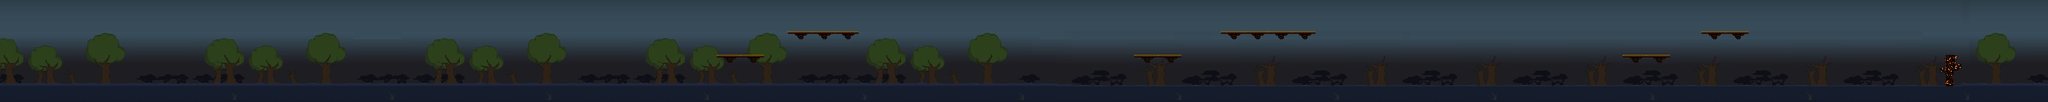

The image is a tile-based game level rendered from a .tmx file. Its description and source (layers, tilesets, objects; grid data summarised) follow:
An orthogonal 260x13 tile map with 16x16 px tiles, 2 tile layers (Background, graphics), 4 tilesets and 39 objects.

<map version="1.8" tiledversion="1.8.4" orientation="orthogonal" renderorder="right-down" width="260" height="13" tilewidth="16" tileheight="16" infinite="0" nextlayerid="12" nextobjectid="56">
 <tileset firstgid="1" source="background.tsx" />
 <tileset firstgid="981" source="AutumnHillsWall1x4_16.tsx" />
 <tileset firstgid="993" source="MovingPlatform_8.tsx" />
 <tileset firstgid="996" source="Ground.tsx" />
 <layer id="1" name="Background" width="260" height="13">
  <data>[3380 cells, 2900 non-empty, 350 distinct tile ids]</data>
 </layer>
 <layer id="2" name="graphics" width="260" height="13">
  <data>[3380 cells, 539 non-empty, 56 distinct tile ids]</data>
 </layer>
 <objectgroup id="3" name="ground">
  <object id="50" x="160" y="176" width="3840" height="32" />
  <object id="52" x="4000" y="144" height="32" />
  <object id="53" x="160" y="144" height="32" />
 </objectgroup>
 <objectgroup id="4" name="enemies">
  <object id="11" x="3744" y="160" width="16" height="16" />
  <object id="12" x="2560" y="48" width="16" height="16" />
  <object id="13" x="2464" y="160" width="16" height="16" />
  <object id="14" x="3200" y="160" width="16" height="16" />
  <object id="15" x="1968" y="160" width="16" height="16" />
  <object id="16" x="688" y="160" width="16" height="16" />
  <object id="17" x="1536" y="160" width="16" height="16" />
 </objectgroup>
 <objectgroup id="5" name="platform">
  <object id="18" x="3456" y="64" width="96" height="16" />
  <object id="19" x="3296" y="112" width="96" height="16" />
  <object id="20" x="2480" y="64" width="192" height="16" />
  <object id="23" x="2304" y="112" width="96" height="16" />
  <object id="24" x="1600" y="64" width="144" height="16" />
  <object id="25" x="1456" y="112" width="96" height="16" />
 </objectgroup>
 <objectgroup id="6" name="finish">
  <object id="26" x="3952" y="112" width="16" height="64" />
 </objectgroup>
 <objectgroup id="7" name="barrier">
  <object id="4" x="4000" y="160" height="16" />
  <object id="5" x="160" y="160" height="16" />
  <object id="29" x="2736" y="160" height="16" />
  <object id="30" x="1760" y="160" height="16" />
  <object id="31" x="880" y="160" height="16" />
  <object id="54" x="2480" y="48" height="16" />
  <object id="55" x="2672" y="48" height="16" />
 </objectgroup>
 <objectgroup id="8" name="coins">
  <object id="32" x="368" y="160" width="16" height="16" />
  <object id="33" x="480" y="160" width="16" height="16" />
  <object id="34" x="912" y="160" width="16" height="16" />
  <object id="37" x="1328" y="160" width="16" height="16" />
  <object id="38" x="1632" y="48" width="16" height="16" />
  <object id="39" x="1696" y="48" width="16" height="16" />
  <object id="41" x="2352" y="96" width="16" height="16" />
  <object id="42" x="2512" y="48" width="16" height="16" />
  <object id="43" x="2624" y="48" width="16" height="16" />
  <object id="44" x="2912" y="160" width="16" height="16" />
  <object id="45" x="3328" y="96" width="16" height="16" />
 </objectgroup>
 <objectgroup id="9" name="health">
  <object id="7" x="3504" y="48" width="16" height="16" />
  <object id="8" x="2576" y="48" width="16" height="16" />
  <object id="10" x="1136" y="160" width="16" height="16" />
 </objectgroup>
 <objectgroup id="10" name="skylimit">
  <object id="6" x="160" y="0" width="3840" />
 </objectgroup>
</map>
